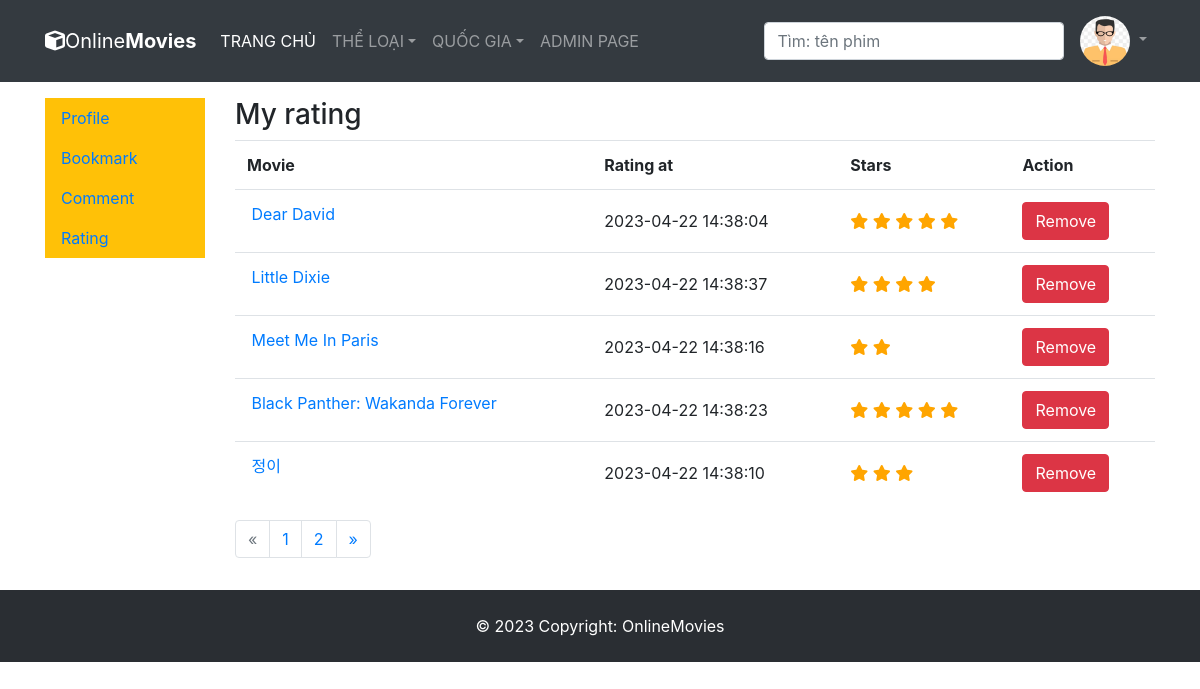
Screenshot of /view_user_rating.php (signed in) with the database file from the repository.
### tables this page shows
CREATE TABLE `rate` (
  `score` int DEFAULT NULL,
  `user_id` int NOT NULL,
  `movie_id` int NOT NULL,
  `created_at` timestamp NOT NULL DEFAULT CURRENT_TIMESTAMP
);

CREATE TABLE `movie` (
  `id` int NOT NULL,
  `name` varchar(100) DEFAULT NULL,
  `trailer` varchar(255) DEFAULT NULL,
  `runtime` int DEFAULT NULL,
  `poster` varchar(255) DEFAULT NULL,
  `description` text,
  `country_id` int DEFAULT NULL,
  `imdb_id` varchar(50) DEFAULT NULL,
  `release_date` date DEFAULT NULL,
  `popularity` float DEFAULT NULL,
  `src` varchar(255) DEFAULT NULL
);

### view_user_rating.php (the view, shortened to what this page needs)
<!DOCTYPE html>
<html lang="en">
<head>
	<link rel="stylesheet" href="https://cdn.jsdelivr.net/npm/bootstrap@4.6.2/dist/css/bootstrap.min.css">
	<link rel="stylesheet" href="https://cdnjs.cloudflare.com/ajax/libs/font-awesome/6.3.0/css/all.min.css" />
</head>
<?php require_once "connect.php" ?>
<body>
	<?php require_once "navbar.php" ?>
	<div class="container">
		<div class="row">
			<div class="col-12 col-xl-2 mt-3">
			</div>
			<div class="col-12 col-xl-10 mt-3">
				<h3>My rating</h3>
				<table class="table">
					<tr>
						<th>Movie</th>
						<th>Rating at</th>
						<th>Stars</th>
						<th>Action</th>
					</tr>
					<?php
					$currentPage = 1;
					$user_id = $_SESSION['id'];
					$numberOfRatingEachPage = 5;
					$numberOfRating = $conn->query("SELECT * from rate where user_id = $user_id")->num_rows;
					$numberOfPage = ceil($numberOfRating / $numberOfRatingEachPage);
					$numberOfOffsetRating = ($currentPage - 1) * $numberOfRatingEachPage;
					$result_set = $conn->query("SELECT movie.id as id, movie.name as name, movie.poster as poster, rate.* FROM rate INNER JOIN movie ON rate.movie_id = movie.id where rate.user_id = $user_id LIMIT $numberOfRatingEachPage OFFSET $numberOfOffsetRating");
					while ($row = $result_set->fetch_assoc()) {
						$movie_id = $row['id'];
					?>
						<tr>
							<td>
								<a href="detail_page.php?id=<?= $movie_id ?>">
									<?= $row['name'] ?>
								</a>
							</td>
							<td class="align-middle"><?= $row['created_at'] ?></td>
							<td class="align-middle">
								<?php for($i = 1; $i <= $row['score']; $i++) { ?>
									<span class="fa fa-star" style="color:orange"></span>
								<?php } ?>
							</td>
							<td class="align-middle">
								<btn data-user-id="<?=$user_id?>" data-movie-id="<?=$row['id']?>" class="btn btn-danger delete">Remove</btn>
							</td>
						</tr>
					<?php } ?>
				</table>
				<nav aria-label="Page navigation example">
					<ul class="pagination">
						<li class="page-item <?php if ($currentPage == 1) {
													echo "disabled";
												} ?> ">
							<a class="page-link " href="#" aria-label="Previous">
								<span aria-hidden="true">&laquo;</span>
							</a>
						</li>
						<?php for ($i = 1; $i <= $numberOfPage; $i++) { ?>
							<li class="page-item "><a class="page-link <?php if ($i == $currentPage) { echo "active";} ?>" href="view_user_rating.php?currentPage=<?= $i ?>"><?= $i ?></a></li>
						<?php } ?>
						<li class="page-item <?php if ($currentPage == $numberOfPage) {
													echo "disabled";
												} ?>">
							<a class="page-link" href="#" aria-label="Next">
								<span aria-hidden="true">&raquo;</span>
							</a>
						</li>
					</ul>
				</nav>
			</div>
		</div>
	</div>
</body>
</html>

### rows the page displays
rate: movie.name "Dear David", created_at "2023-04-22 14:38:04", score 5 (drawn)
rate: movie.name "Little Dixie", created_at "2023-04-22 14:38:37", score 4 (drawn)
rate: movie.name "Meet Me In Paris", created_at "2023-04-22 14:38:16", score 2 (drawn)
rate: movie.name "Black Panther: Wakanda Forever", created_at "2023-04-22 14:38:23", score 5 (drawn)
rate: movie.name "정이", created_at "2023-04-22 14:38:10", score 3 (drawn)
